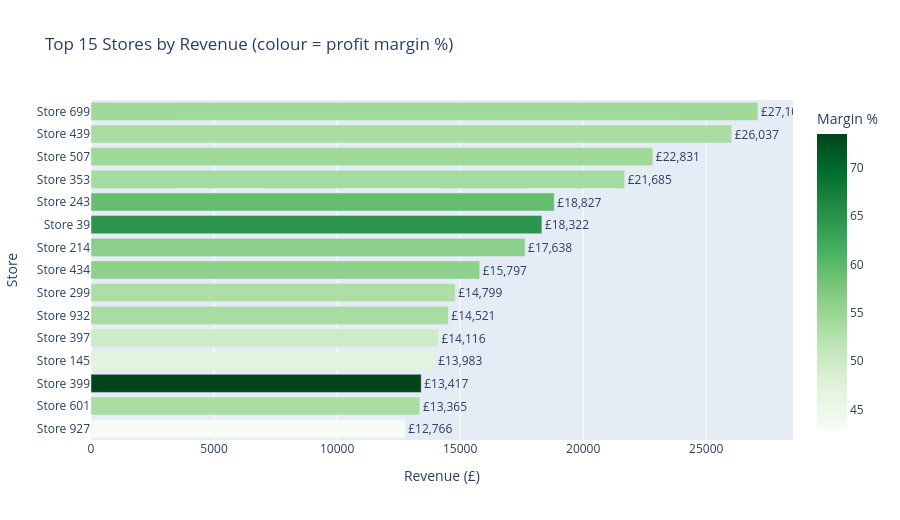

The cell this chart's notebook holds for it:
### Markdown cell above
## 12 · Store Performance

### Code cell
store_pdf = sales["store_comparison"].toPandas()
for c in ["total_revenue","profit_margin","unique_customers","avg_order_value"]:
    store_pdf[c] = pd.to_numeric(store_pdf[c], errors="coerce")

top15 = store_pdf.head(15).sort_values("total_revenue")
fig = px.bar(
    top15, x="total_revenue", y="store_name", orientation="h",
    color="profit_margin", color_continuous_scale="Greens",
    text="total_revenue",
    title="Top 15 Stores by Revenue (colour = profit margin %)",
    labels={"total_revenue":"Revenue (£)","store_name":"Store","profit_margin":"Margin %"},
)
fig.update_traces(texttemplate="£%{text:,.0f}", textposition="outside")
fig.update_layout(height=520, xaxis_tickformat="£,.0f")
fig.show()

### Figure 1 — Plotly figure (JSON) as saved in the notebook; plotly's stock layout.template omitted (floating-point values rounded to 4 significant figures)
{"data": [{"hovertemplate": "Revenue (£)=%{text}<br>Store=%{y}<br>Margin %=%{marker.color}<extra></extra>", "legendgroup": "", "marker": {"color": [42.87, 53.41, 73.49, 46.95, 49.74, 53.66, 53.21, 55.95, 56.25, 64.71, 59.3, 53.81, 54.55, 53.45, 54.33], "coloraxis": "coloraxis", "pattern": {"shape": ""}}, "name": "", "orientation": "h", "showlegend": false, "text": [12770.0, 13370.0, 13420.0, 13980.0, 14120.0, 14520.0, 14800.0, 15800.0, 17640.0, 18320.0, 18830.0, 21690.0, 22830.0, 26040.0, 27100.0], "textposition": "outside", "texttemplate": "£%{text:,.0f}", "type": "bar", "x": [12770.0, 13370.0, 13420.0, 13980.0, 14120.0, 14520.0, 14800.0, 15800.0, 17640.0, 18320.0, 18830.0, 21690.0, 22830.0, 26040.0, 27100.0], "xaxis": "x", "y": ["Store 927", "Store 601", "Store 399", "Store 145", "Store 397", "Store 932", "Store 299", "Store 434", "Store 214", "Store 39", "Store 243", "Store 353", "Store 507", "Store 439", "Store 699"], "yaxis": "y"}], "layout": {"barmode": "relative", "coloraxis": {"autocolorscale": false, "colorbar": {"title": {"text": "Margin %"}}, "colorscale": [[0, "rgb(247,252,245)"], [0.125, "rgb(229,245,224)"], [0.25, "rgb(199,233,192)"], [0.375, "rgb(161,217,155)"], [0.5, "rgb(116,196,118)"], [0.625, "rgb(65,171,93)"], [0.75, "rgb(35,139,69)"], [0.875, "rgb(0,109,44)"], [1, "rgb(0,68,27)"]]}, "height": 520, "legend": {"tracegroupgap": 0}, "title": {"text": "Top 15 Stores by Revenue (colour = profit margin %)"}, "xaxis": {"anchor": "y", "domain": [0, 1], "tickformat": "£,.0f", "title": {"text": "Revenue (£)"}}, "yaxis": {"anchor": "x", "domain": [0, 1], "title": {"text": "Store"}}}}
